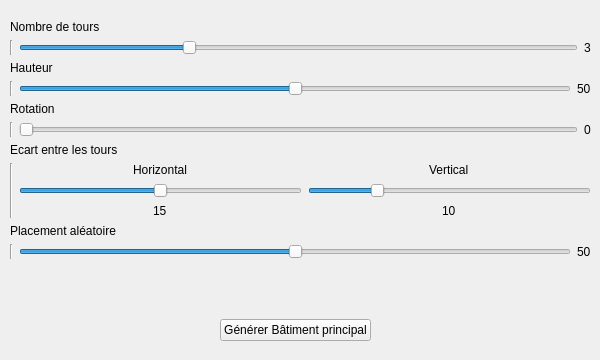
      <widget class="QWidget" name="tab_12">
       <attribute name="title">
        <string>Bâtiment principal</string>
       </attribute>
       <widget class="QLabel" name="label_18">
        <property name="geometry">
         <rect>
          <x>10</x>
          <y>110</y>
          <width>141</width>
          <height>16</height>
         </rect>
        </property>
        <property name="text">
         <string/>
        </property>
       </widget>
       <widget class="QWidget" name="verticalLayoutWidget_7">
        <property name="geometry">
         <rect>
          <x>0</x>
          <y>10</y>
          <width>591</width>
          <height>341</height>
         </rect>
        </property>
        <layout class="QVBoxLayout" name="verticalLayout_11">
         <property name="bottomMargin">
          <number>10</number>
         </property>
         <item>
          <layout class="QFormLayout" name="formLayout_7">
           <property name="fieldGrowthPolicy">
            <enum>QFormLayout::ExpandingFieldsGrow</enum>
           </property>
           <property name="rowWrapPolicy">
            <enum>QFormLayout::WrapAllRows</enum>
           </property>
           <property name="leftMargin">
            <number>10</number>
           </property>
           <property name="topMargin">
            <number>10</number>
           </property>
           <item row="0" column="0">
            <widget class="QLabel" name="label_15">
             <property name="text">
              <string>Nombre de tours</string>
             </property>
            </widget>
           </item>
           <item row="0" column="1">
            <layout class="QHBoxLayout" name="horizontalLayout_28">
             <item>
              <widget class="Line" name="line_22">
               <property name="orientation">
                <enum>Qt::Vertical</enum>
               </property>
              </widget>
             </item>
             <item>
              <widget class="QSlider" name="bp_nombre">
               <property name="maximum">
                <number>10</number>
               </property>
               <property name="value">
                <number>3</number>
               </property>
               <property name="orientation">
                <enum>Qt::Horizontal</enum>
               </property>
              </widget>
             </item>
             <item>
              <widget class="QLabel" name="label_63">
               <property name="text">
                <string>3</string>
               </property>
              </widget>
             </item>
            </layout>
           </item>
           <item row="1" column="0">
            <widget class="QLabel" name="label_16">
             <property name="text">
              <string>Hauteur</string>
             </property>
            </widget>
           </item>
           <item row="1" column="1">
            <layout class="QHBoxLayout" name="horizontalLayout_29">
             <item>
              <widget class="Line" name="line_23">
               <property name="orientation">
                <enum>Qt::Vertical</enum>
               </property>
              </widget>
             </item>
             <item>
              <widget class="QSlider" name="bp_hauteur">
               <property name="maximum">
                <number>100</number>
               </property>
               <property name="value">
                <number>50</number>
               </property>
               <property name="sliderPosition">
                <number>50</number>
               </property>
               <property name="orientation">
                <enum>Qt::Horizontal</enum>
               </property>
              </widget>
             </item>
             <item>
              <widget class="QLabel" name="label_64">
               <property name="text">
                <string>50</string>
               </property>
              </widget>
             </item>
            </layout>
           </item>
           <item row="2" column="0">
            <widget class="QLabel" name="label_17">
             <property name="text">
              <string>Rotation</string>
             </property>
            </widget>
           </item>
           <item row="2" column="1">
            <layout class="QHBoxLayout" name="horizontalLayout_30">
             <item>
              <widget class="Line" name="line_24">
               <property name="orientation">
                <enum>Qt::Vertical</enum>
               </property>
              </widget>
             </item>
             <item>
              <widget class="QSlider" name="bp_rotation">
               <property name="maximum">
                <number>180</number>
               </property>
               <property name="orientation">
                <enum>Qt::Horizontal</enum>
               </property>
              </widget>
             </item>
             <item>
              <widget class="QLabel" name="label_65">
               <property name="text">
                <string>0</string>
               </property>
              </widget>
             </item>
            </layout>
           </item>
           <item row="3" column="0">
            <widget class="QLabel" name="label_30">
             <property name="text">
              <string>Ecart entre les tours</string>
             </property>
            </widget>
           </item>
           <item row="3" column="1">
            <layout class="QHBoxLayout" name="horizontalLayout_31">
             <item>
              <widget class="Line" name="line_25">
               <property name="orientation">
                <enum>Qt::Vertical</enum>
               </property>
              </widget>
             </item>
             <item>
              <layout class="QVBoxLayout" name="verticalLayout_5">
               <item alignment="Qt::AlignHCenter|Qt::AlignVCenter">
                <widget class="QLabel" name="label_31">
                 <property name="text">
                  <string>Horizontal</string>
                 </property>
                </widget>
               </item>
               <item>
                <widget class="QSlider" name="bp_ecart_h">
                 <property name="minimum">
                  <number>5</number>
                 </property>
                 <property name="maximum">
                  <number>25</number>
                 </property>
                 <property name="value">
                  <number>15</number>
                 </property>
                 <property name="orientation">
                  <enum>Qt::Horizontal</enum>
                 </property>
                </widget>
               </item>
               <item alignment="Qt::AlignHCenter|Qt::AlignVCenter">
                <widget class="QLabel" name="label_76">
                 <property name="text">
                  <string>15</string>
                 </property>
                </widget>
               </item>
              </layout>
             </item>
             <item>
              <layout class="QVBoxLayout" name="verticalLayout_10">
               <item alignment="Qt::AlignHCenter">
                <widget class="QLabel" name="label_62">
                 <property name="text">
                  <string>Vertical</string>
                 </property>
                </widget>
               </item>
               <item>
                <widget class="QSlider" name="bp_ecart_v">
                 <property name="minimum">
                  <number>7</number>
                 </property>
                 <property name="maximum">
                  <number>20</number>
                 </property>
                 <property name="value">
                  <number>10</number>
                 </property>
                 <property name="orientation">
                  <enum>Qt::Horizontal</enum>
                 </property>
                </widget>
               </item>
               <item alignment="Qt::AlignHCenter">
                <widget class="QLabel" name="label_77">
                 <property name="text">
                  <string>10</string>
                 </property>
                </widget>
               </item>
              </layout>
             </item>
            </layout>
           </item>
           <item row="4" column="0">
            <widget class="QLabel" name="label_78">
             <property name="text">
              <string>Placement aléatoire</string>
             </property>
            </widget>
           </item>
           <item row="4" column="1">
            <layout class="QHBoxLayout" name="horizontalLayout_32">
             <item>
              <widget class="Line" name="line_5">
               <property name="orientation">
                <enum>Qt::Vertical</enum>
               </property>
              </widget>
             </item>
             <item>
              <widget class="QSlider" name="bp_placement">
               <property name="maximum">
                <number>100</number>
               </property>
               <property name="value">
                <number>50</number>
               </property>
               <property name="sliderPosition">
                <number>50</number>
               </property>
               <property name="orientation">
                <enum>Qt::Horizontal</enum>
               </property>
              </widget>
             </item>
             <item>
              <widget class="QLabel" name="label_79">
               <property name="text">
                <string>50</string>
               </property>
              </widget>
             </item>
            </layout>
           </item>
          </layout>
         </item>
         <item>
          <layout class="QHBoxLayout" name="horizontalLayout_33">
           <property name="leftMargin">
            <number>10</number>
           </property>
           <property name="rightMargin">
            <number>10</number>
           </property>
           <item>
            <spacer name="horizontalSpacer_9">
             <property name="orientation">
              <enum>Qt::Horizontal</enum>
             </property>
             <property name="sizeHint" stdset="0">
              <size>
               <width>40</width>
               <height>20</height>
              </size>
             </property>
            </spacer>
           </item>
           <item>
            <widget class="QPushButton" name="generate_bp_button">
             <property name="text">
              <string>Générer Bâtiment principal</string>
             </property>
            </widget>
           </item>
           <item>
            <spacer name="horizontalSpacer_10">
             <property name="orientation">
              <enum>Qt::Horizontal</enum>
             </property>
             <property name="sizeHint" stdset="0">
              <size>
               <width>40</width>
               <height>20</height>
              </size>
             </property>
            </spacer>
           </item>
          </layout>
         </item>
        </layout>
       </widget>
      </widget>
